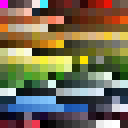
#> input picture 1d/palette.bmp, 16 x 16 px (shown 8 times larger)
$ python nearest-neighbor-hsv.py
#> lines starting #> are read from the running program, lines starting #| are printed output that depends on the picture
import colorsys
from PIL import Image
import numpy as np
from scipy.spatial import distance


# https://www.alanzucconi.com/2015/09/30/colour-sorting/
def main():
	output_file_path = "nearest-neighbor-hsv.png"

	with Image.open("palette.bmp") as im:
#> im is the input picture: PIL image 16x16 P; mean R, G, B 115.4, 107.1, 83
		pixels = list(im.convert("RGB").getdata())
#> pixels = 256 items, first 6: (255, 0, 255), (62, 47, 47), (79, 62, 62), (116, 96, 96), (249, 233, 230), (69, 241, 255)

		A = get_distance_matrix(pixels, im.width * im.height)
#> after the loop in get_distance_matrix, `for x in range(color_count):`:
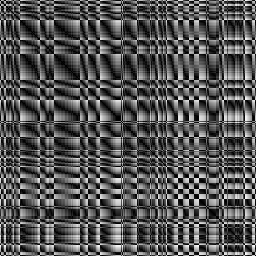
#> A: shape (256, 256) float64; min 0, max 255, mean 84.9; drawn with min black and max white
		path = NN(A, 0)
#> the loop in NN, `for i in range(N-1):` made 255 passes
#> (last, next_ind, next_loc) on passes 2 to 4: (5, 120, 122), (122, 251, 254), (254, 195, 198)
#> after the loop in NN, `for i in range(N-1):`: path = 256 values, max 255 at index 222, min 0 at index 0, mean 127.5

		# print(path)

		new_pixels = [ pixels[i] for i in path ]
#> new_pixels = 256 items, first 6: (255, 0, 255), (69, 241, 255), (255, 229, 0), (255, 255, 255), (132, 198, 252), (251, 196, 179)

		# print(new_pixels)

		im = Image.new("RGB", (im.width, im.height))
#> im: PIL image 16x16 RGB; every value is 0
		im.putdata(new_pixels)
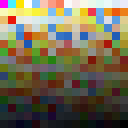
#> im: PIL image 16x16 RGB (shown 8 times larger); mean R, G, B 115.4, 107.1, 83
		im.save(output_file_path)


def get_distance_matrix(pixels, color_count):
	A = np.zeros([color_count,color_count])
	for x in range(color_count):
		for y in range(color_count):
			A[x,y] = distance.euclidean(colorsys.rgb_to_hsv(*pixels[x]),colorsys.rgb_to_hsv(*pixels[y]))
	return A


# https://stackoverflow.com/questions/17493494/nearest-neighbour-algorithm
def NN(A, start):
    """Nearest neighbor algorithm.
    A is an NxN array indicating distance between N locations
    start is the index of the starting location
    Returns the path of the found solution
    """
    path = [start]
    N = A.shape[0]
    mask = np.ones(N, dtype=bool)  # boolean values indicating which
                                   # locations have not been visited
    mask[start] = False

    for i in range(N-1):
        last = path[-1]
        next_ind = np.argmin(A[last][mask]) # find minimum of remaining locations
        next_loc = np.arange(N)[mask][next_ind] # convert to original location
        path.append(next_loc)
        mask[next_loc] = False

    return path


if __name__ == "__main__":
	main()
